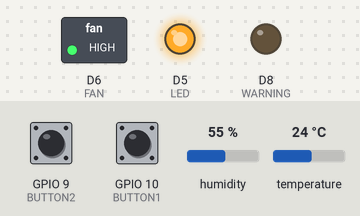
Recording of a sketch running on a simulated ESP8266 (NodeMCU). Parts: switched loads named in the sketch (green lamp = pin HIGH), output pins drawn as LEDs (lit = HIGH). Dashed ring = blinking. The inputs (shaded band) are chosen by the test bench; at power-on: temperature 24 °C, GPIO 10 (BUTTON1) HIGH, GPIO 9 (BUTTON2) HIGH, humidity 55 %.

Above: at 1.2 s.
1.3 s: temperature set to 31 °C
6.2 s: temperature set to 34 °C
At 10.8 s:
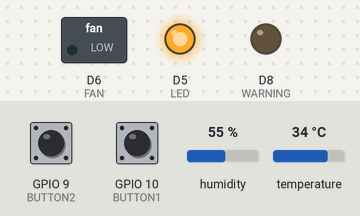
11.5 s: GPIO 10 (BUTTON1) pulled LOW for 0.15 s
At 12.4 s:
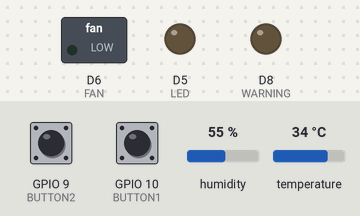
13.1 s: temperature set to 31 °C
16.2 s: temperature set to 28 °C
At 20.8 s:
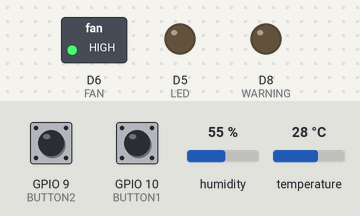
21.5 s: temperature set to 33 °C
At 55.4 s:
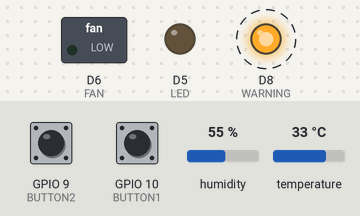
Timing chart, 0 to 57.5 s (numbered marks = the images above; inputs shaded):
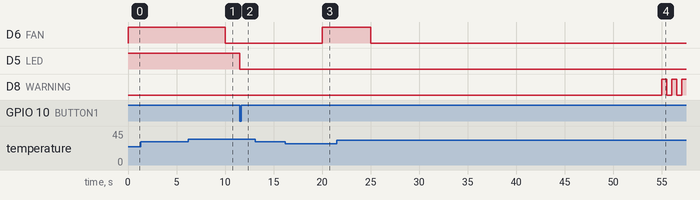

Measured:
- the behaviour switches between 32 and 33 °C on temperature (found by bisection; images 0 and 1)
- the behaviour switches between 30 and 29 °C on temperature (found by bisection; images 2 and 3)
- after the input at 1.3 s, every drawn part: stays the same
- after the input at 6.2 s, D6 (FAN): HIGH → LOW after 3.8 s
- after the input at 11.5 s, D5 (LED): HIGH → LOW at once
- after the input at 13.1 s, every drawn part: stays the same
- after the input at 16.2 s, D6 (FAN): LOW → HIGH after 3.8 s
- after the input at 21.5 s, D6 (FAN): HIGH → LOW after 3.5 s; D8 (WARNING): alternates HIGH for 0.50 s and LOW for 0.51 s, starting after 33.5 s

The sketch:

esp8266.ino
```cpp
#include <ArduinoJson.h>   // Khai báo sử dụng thư viện đọc chuỗi Json
#include "RSAAuth.h"       // Khai báo sử dụng thư viện RSA (Rx = D1, Tx = D 2)
#include "DHT.h"           // Khai báo sử dụng thư viện dht

#define DHTTYPE   DHT11    // Cảm biến sử dụng
#define DHTPin    13       // Chân cảm biến GPIO13 (D7)
#define BUTTON1   10       // Chân nút nhấn điều khiển đèn GPIO10 (SD3)
#define BUTTON2   9        // Chân nút nhấn điều khiển quạt GPIO9 (SD2)
#define WARNING   15       // Chân led và loa báo động GPIO15 (D8)
#define LED       14       // Chân thiết bị 1 (LED) GPIO14 (D5)
#define FAN       12       // Chân thiết bị 2 (FAN) GPIO12 (D6)
#define BAUD_RATE 9600     // Tốc độ giao tiếp UART 9600 bit/s

DHT dht(DHTPin, DHTTYPE);                // Cấu hình cảm biến DHT11 với chân data và loại cảm biến
DynamicJsonDocument doc(2048); // Khởi tạo document Jon động với dữ liệu được lưu trong bộ nhớ heap
// trong đề tài này chúng em sử dụng 2kb <=> 2028 byte
// khuyến khích document có kích thước lớn hơn 1kb

unsigned long TIME_SEND_DHT     = 5*1000;  // Cứ sau mỗi 5000ml (5s)
// sẽ gửi dữ liệu của cảm biến (nhiệt độ, độ ẩm)
// qua getWay để getWay pub lên broker
unsigned long TIME_MILLIS_DHT   = 0;       // Thời gian hiện tại của hàm millis(), dht

float tempMax   = 32;     // Khi nhiệt độ vượt quá tempMax thì hệ thống sẽ cảnh báo
// Quạt sẽ bật (người dùng sẽ không tắt được quạt), nếu quạt bật trong vòng 10s mà nhiệt độ vẫn không hạ thì
// Sẽ gửi hệ thống sẽ cảnh báo (chuông + led sẽ reo và sẽ gửi về email trong 1 khoản thời gian)
float tempMin   = 30;     // Nếu nhiệt độ dưới tempMin thì chuông và quạt sẽ tắt
float temp      = 0;         // Nhiệt độ gửi qua getway
float humid     = 0;        // Độ ẩm gửi qua getway

/////______Các biến cho việc gửi và nhận______/////
char  cstr[255];
byte  m[255];
byte  buff[255];
int   BEGIN=0;
int   END=0;
int   DesLen=0;
/////______Các biến cho việc gửi và nhận______/////

bool checkSend  = false;   // Kiểm tra việc gửi, để gửi một lần khi

unsigned long button1Millis = 0;       // Thời gian hiện tại của hàm millis(), button1
unsigned long button2Millis = 0;       // Thời gian hiện tại của hàm millis(), button2
unsigned long debounceDelay   = 20;      // Thời gian nhấn giữ của 2 nút nhấn

unsigned char onoff         = 1;       // Điều khiển thiết bị 1(Nếu = 0 thì tắt thiết bị, ngược lại = 1 thì bật thiết bị)
unsigned char onoff2        = 1;       // Điều khiển thiết bị 1(Nếu = 0 thì tắt thiết bị, ngược lại = 1 thì bật thiết bị)
unsigned char checkButton2  = 0;       // Nếu bằng 0 thì thiết bị 2 (quạt) tự động bật do nhiệt độ cao (lớn hơn tempMax)
// nên không được bật/tắt được bằng phần cứng, phải chờ cho nhiệt độ giảm xuống (nhỏ hơn tempMin) thì bằng 1
int btnState;
int lastBtnState  = HIGH;    // Trạng thái sau cùng của việc nút nhấn 1, và thiết bị 1
int btnState2;
int lastBtnState2 = HIGH;    // Trạng thái sau cùng của việc nút nhấn 2, và thiết bị 2

bool state1 = false;   // Trạng thái hiện tại của thiết bị (đèn) (false là đã bật, true là đã tắt)
bool state2 = false;   // Trạng thái hiện tại của thiết bị (quạt) (false là đã bật, true là đã tắt)

unsigned long warningTime         = 30000; // Thời gian giới hạn cho việc cảnh báo khi quạt bật mà nhiệt độ vẫn chưa giảm xuống nhỏ hơn tempMax
unsigned long startMillisTemp     = 0;     // Thời gian hiện tại của hàm millis(), khi mà quạt bật trong warningTime mà nhiệt độ chưa tắt
unsigned long time_millis_warning = 0;     // Thời gian hiện tại của hàm millis(), cảnh báo (chuông báo và đèn led chớp tắt mỗi 500ms)

void rsaSend();
void readStateRelay();
void guiDHT (int w);
void guiStateRelay (int idrl);
void request(String payload);
void button1();
void button2();
void readDHT();
void demo_TIMER(int w);

// Hàm này thực hiện việc gửi chuỗi Json qua getWay
void rsaSend()
{
    yield();         // Delay một khoản thời gian rất ngắn
    rsa.Send(cstr);
}

// Hàm này đọc trạng thái của thiết bị
void readStateRelay()
{
    lastBtnState = state1 = digitalRead(LED);
    lastBtnState2 = state2 = digitalRead(FAN);
}

// Hàm này gửi dữ liệu cảm biến và trạng thái của 2 thiết bị qua getWay
// Tham số truyền vào (w) thể hiện sự cảnh báo, nếu bằng 1 tức là nhiệt độ cao + quạt bật + nhiệt độ vẫn không hạ
// Bên getWay sẽ bắt giá trị này để gửi lên broker qua topic doan1/warning để hiển thị lên app + gmail
// Nếu w bằng 0 thì không cảnh báo
void guiDHT (int w)
{
    readDHT(); // Đọc giá trị cảm biến
    if (isnan(humid) || isnan(temp))
    {
        return;
    }
    readStateRelay();
    for(int i=0; i<100; i++) // vòng lặp chạy từ 0-99 để reset mảng cstr
        cstr[i]=0;
    sprintf(cstr,"{\"idgw\":1,\"t\":%.2f,\"h\":%.2f,\"iddv\":1,\"st1\":\"%s\",\"st2\":\"%s\",\"w\":%d}",
            temp,humid, state1 ? "OFF":"ON", state2 ? "OFF":"ON",w);

    rsaSend();
}

// Hàm này sẽ gửi chuỗi phản hồi lại khi thiết bị đã bật hoặc tắt lên broker để pub qua topic doan1/relay(1:2)/state
// Tham số truyền vào là ID của thiết bị
// Có một khóa là r, khóa này bằng 1 để khi qua bên getWay, getWay sẽ bắt điều kiện để gửi lên broker qua pub qua topic doan1/relay(1:2)/state
void guiStateRelay (int idrl)
{
    readStateRelay();
    if (isnan(humid) || isnan(temp))
    {
        return;
    }
    for(int i=0; i<100; i++)
        cstr[i]=0;
    sprintf(cstr,"{\"idgw\":1,\"t\":%.2f,\"h\":%.2f,\"iddv\":1,\"st1\":\"%s\",\"st2\":\"%s\",\"idrl\":%d,\"r\":1}",
            temp,humid, state1 ? "OFF":"ON", state2 ? "OFF":"ON", idrl);
    rsaSend();
}

// Hàm này sẽ xử lý sự kiện điều khiển thiết bị từ App
// Tham số truyền vào là chuỗi Json
void request(String payload)
{
    deserializeJson(doc, payload);         // Khởi tạo một document có kích thước động là 2kb để phân tích chuỗi Json truyền vào
    JsonObject obj = doc.as<JsonObject>(); // Tạo 1 obj có kiểu dữ liệu là JsonObject với document vừa tạo
    // Nếu muốn lấy giá trị của khóa nào thì chỉ việc obj[<tên khóa>]
    int IDRL = obj["idrl"];                // ID thiết bị
    int ID = obj["iddv"];                  // ID device
    int IDGW = obj["idgw"];                // ID getWay
    String con = obj["state"].as<String>();// control

    if(IDGW == 1 && ID ==1)  // Kiểm tra nếu IDGW là và gửi đúng ID của device thì mới thực hiện câu điều khiển thiết bị
    {
        switch(IDRL)
        {
        case LED:
        {
            if(con=="on")
            {
                digitalWrite(LED,0);
                onoff = 0;
                delay(100);
            }
            else
            {
                digitalWrite(LED,1);
                onoff = 1;
                delay(100);
            }
            guiStateRelay(IDRL);
            break;
        }
        case FAN:
        {
          if(checkButton2 != 0){
            if(con=="on")
            {
                digitalWrite(FAN,0);
                onoff2 = 0;
                delay(100);
            }
            else
            {
                digitalWrite(FAN,1);
                onoff2 = 1;
                delay(100);
            }
            guiStateRelay(IDRL);
          }
            break;
        }
        }

    }
}

//Hàm này điều khiển Led bằng button1
void button1()
{
    byte reading = digitalRead(BUTTON1);
    if (reading != lastBtnState)
        button1Millis = millis();
    if ((millis() - button1Millis) > debounceDelay)
    {
         if (reading != btnState) {
            btnState = reading;
            if (btnState == LOW)
            {
                onoff = (onoff == 0) ? 1 : 0;
                digitalWrite(LED, onoff);
                guiStateRelay(LED);
            }
        }
    }
    lastBtnState = reading;
}
//Hàm này điều khiển quạt bằng button2
void button2()
{
    byte reading = digitalRead(BUTTON2);
    if (reading != lastBtnState2)
        button2Millis = millis();
    if ((millis() - button2Millis) > debounceDelay)
    {
         if (reading != btnState2) {
            btnState2 = reading;
            if (btnState2 == LOW)
            {
                onoff2 = (onoff2 == 0) ? 1 : 0;
                digitalWrite(FAN, onoff2);
                guiStateRelay(FAN);
            }
        }
    }
    lastBtnState2 = reading;
}

// Hàm này đọc nhiệt độ độ ẩm từ cảm biến
void readDHT()
{
    humid = dht.readHumidity();                            // Đọc độ ẩm
    temp = dht.readTemperature();                          // Đọc nhiệt độ

    if (isnan(humid) || isnan(temp))
    {
        //Serial.println("Failed to read from DHT sensor!");
        return;
    }
    if(temp > tempMax )
    {
        digitalWrite(FAN, 0);
        checkButton2 = 0;
        onoff2 = 0;
        if(!checkSend)
        {
            guiStateRelay(FAN);
            checkSend = true;
        }
    }
    else if (temp < tempMin)
    {
        if(checkButton2 == 0)
        {
            digitalWrite(FAN, 1);
            digitalWrite(WARNING, 0);
            onoff2 = 1;
            if(checkSend)
            {
                guiStateRelay(FAN);
                checkSend = false;
            }
            checkButton2 = 1;
        }
    }
}

// hàm này sẽ gửi dữ liệu cảm biến và trạng thái thiết bị qua getWay mỗi 5s
void demo_TIMER(int w)
{
    if ( (millis() - TIME_MILLIS_DHT) >= TIME_SEND_DHT)
    {
        TIME_MILLIS_DHT = millis();
        guiDHT(w);
    }
}
void setup()
{
    //Serial.begin (BAUD_RATE);
    dht.begin();
    //----------
    swSer.begin(BAUD_RATE);         // Tốc độ giao tiếp UART giữa 2 esp 9600 bit/s

    pinMode(BUTTON1, INPUT);        // Cấu hình cho chân nút nhấn 1 là input
    pinMode(BUTTON2, INPUT);        // Cấu hình cho chân nút nhấn 2 là input
    pinMode(LED, OUTPUT);           // Cấu hình cho chân LED là output
    pinMode(FAN, OUTPUT);           // Cấu hình cho chân FAN là output
    pinMode(WARNING, OUTPUT);       // Cấu hình cho chân WARNING là output
    digitalWrite(LED,1);            // Cho chân LED là mức 1 => Tắt thiết bị
    digitalWrite(FAN,1);            // Cho chân FAN là mức 1 => Tắt thiết bị
    digitalWrite(WARNING,0);        // Cho chân WARNING là mức 0 => Tắt chuông và led báo động
    readStateRelay();               // Đọc trạng thái thiết bị
    readDHT(); // Đọc giá trị cảm biến
}
void loop()
{
    DesLen=0;
    if(rsa.Receive(buff,&BEGIN,&END,m,&DesLen)) // Nếu có dữ liệu từ getWay truyền qua
        // Nó sẽ kiểm tra dữ liệu nhận được đúng với dữ liệu mà getWay truyền qua
        // thì thực hiện điều khiển thiết bị
    {
        if(DesLen>0)
            request((char*)m);
    }
    button1();
    if(checkButton2 != 0){
       button2();
    }

    if (temp < tempMax)                 // Nếu nhiệt độ nhỏ hơn tempMax
    {
        startMillisTemp = millis();     // startMillisTemp bằng thời gian hiện tại
        digitalWrite(WARNING, 0);       // tắt báo động
        demo_TIMER(0);                  // gửi dữ liệu nhiệt độ, trạng thái thiết bị mỗi 5 giây
        // với tham số truyền vào là waring 0 là không báo động ngược lại 1 là báo động
    }
    else
    {
        if((unsigned long)millis() - startMillisTemp >= warningTime)  // Nhiệt độ vẫn trên mức báo động trong vòng warningTime
        {
            // thì cảnh báo thông báo đến người dùng
            if((unsigned long)millis() - time_millis_warning >= 500)    // Mỗi 500ms loa và Led sẽ thay đổi trạng thái
            {
                readDHT();
                if(digitalRead(WARNING) == 0)
                  digitalWrite(WARNING,1);

                else
                  digitalWrite(WARNING,0);

                demo_TIMER(1);
                time_millis_warning = millis();
            }


        }
        else demo_TIMER(0);
    }
}
```

RSAAuth.cpp
```cpp
// (licence header left out)
extern "C" {
  // AVR LibC Includes
}

#include "RSAAuth.h"


SoftwareSerial swSer(D1, D2, false, 256);

RSAAuth::RSAAuth()
{

}


byte RSAAuth::GenCrc(byte en[],int n)
{
  long tong=0;
  for(int i=0;i<n;i++)
  {
    tong+=en[i];
    tong%=253;
  }
  return (byte)tong;
}
int RSAAuth::Package(byte en[],int n,byte pac[])
{
  int i;
  byte crc=GenCrc(en,n);
  pac[0]=255;
  for(i=0;i<n;i++)
  {
    pac[i+1]=(byte)en[i];
  }
  pac[i+1]=crc;
  pac[i+2]=254;
  return n+3;
}
int RSAAuth::OpenPackage(byte pac[],int m,byte en[])
{
  if(pac[0]!=255||pac[m-1]!=254) return -1;
  byte crc=GenCrc(pac+1,m-3);
  if(crc!=pac[m-2]) return -1;
  for(int i=1;i<m-2;i++)
    en[i-1]=pac[i];
  return m-3;
}
bool RSAAuth::checkArray(byte arr[],int*BEGIN,int*END)
{
  bool dau=false,cuoi=false;
  for(int i=*BEGIN;i!=*END;i++,i%=255)
  {

    if(arr[i]==255) dau=true;
    if(arr[i]==254 && dau==true) return true;
  }
  return false;
}
bool RSAAuth::CutString(byte arr[],int*BEGIN,int*END,byte desArr[],int *pDesLen)
{

  if(checkArray(arr,BEGIN,END)==true)
  {
    //Serial.println("Nhan:");
      //Serial.println(*BEGIN);
      //Serial.println(*END);
    while(arr[*BEGIN]!=255) //start
    {
      (*BEGIN)++;
      (*BEGIN)%=255;
    }

    *pDesLen=0;
    while(arr[*BEGIN]!=254)//end
    {
      desArr[(*pDesLen)++]=arr[(*BEGIN)++];
      (*BEGIN)%=255;
    }

    desArr[(*pDesLen)++]=arr[(*BEGIN)++];
    (*BEGIN)%=255;
    return true;
  }
  return false;
}
void RSAAuth::Send(char cstr[])
{


  int len;//=encrypt(cstr,en);
  for(len=0;cstr[len]!=0;len++)
    en[len]=cstr[len];
  en[len]=0;
  len=Package(en,len,pac);
  int i=0;
  while (i < len) {
    swSer.write(pac[i++]);
    yield();
  }

}

bool RSAAuth::Receive(byte buff[],int*BEGIN,int*END,byte m[],int *pDesLen)
{
  int i;
   while (swSer.available() > 0&&(*END+1)%255!=*BEGIN) {
      buff[(*END)++]=swSer.read();
      (*END)%=255;
      yield();
  }

  if(CutString(buff,BEGIN,END,desArr,pDesLen))
  {
    Serial.println("Nhan :");
    Serial.println((char*)buff);
    *pDesLen=OpenPackage(desArr,*pDesLen,unpac);
    if(*pDesLen>=0)
    {
      desArr[*pDesLen]=0;
      //rsa.decrypt(unpac,m,*pDesLen);
      for(i=0;i<=*pDesLen;i++)
        m[i]=unpac[i];
      m[*pDesLen]=0;
      //Serial.println("Nhan:");
      //Serial.println((char*)m);
      return true;
    }
    else return false;//Serial.println("Nhan error:");
  }
  return true;
}
RSAAuth rsa = RSAAuth() ;
```

RSAAuth.h
```cpp
// (licence header left out)
#ifndef RSAAuth_h
#define RSAAuth_h

#include <Arduino.h>
#include <SoftwareSerial.h>
extern SoftwareSerial swSer;


#define  byte  uint8_t
#define  boolean uint8_t

//typedef unsigned long unsigned long;

struct KEY{
  long n;
  long e;
  long d;
};


class RSAAuth
{
private:
  struct KEY KEYs[10]={
  {
    161,17,101
  },
  {
    209,47,23
  }
  ,
  {
    247,181,37
  }
  ,
  {
    133,37,73
  },
  {
    209,29,149
  }
};
private:
  int NoK=5;
  byte desArr[255];
  byte unpac[255];
  byte en[255];
  byte pac[255];
public:
  RSAAuth();

  byte GenCrc(byte en[],int len);
  int Package(byte en[],int len,byte pac[]);
  int OpenPackage(byte pac[],int len,byte en[]);
  bool checkArray(byte arr[],int*BEGIN,int*END);
  bool CutString(byte arr[],int*BEGIN,int*END,byte desArr[],int *pDesLen);
  void Send(char cstr[]);
  bool Receive(byte buff[],int*BEGIN,int*END,byte m[],int *pDesLen);
};


extern RSAAuth rsa;  // make an instance for the user


#endif /* RSAAuth */
```
